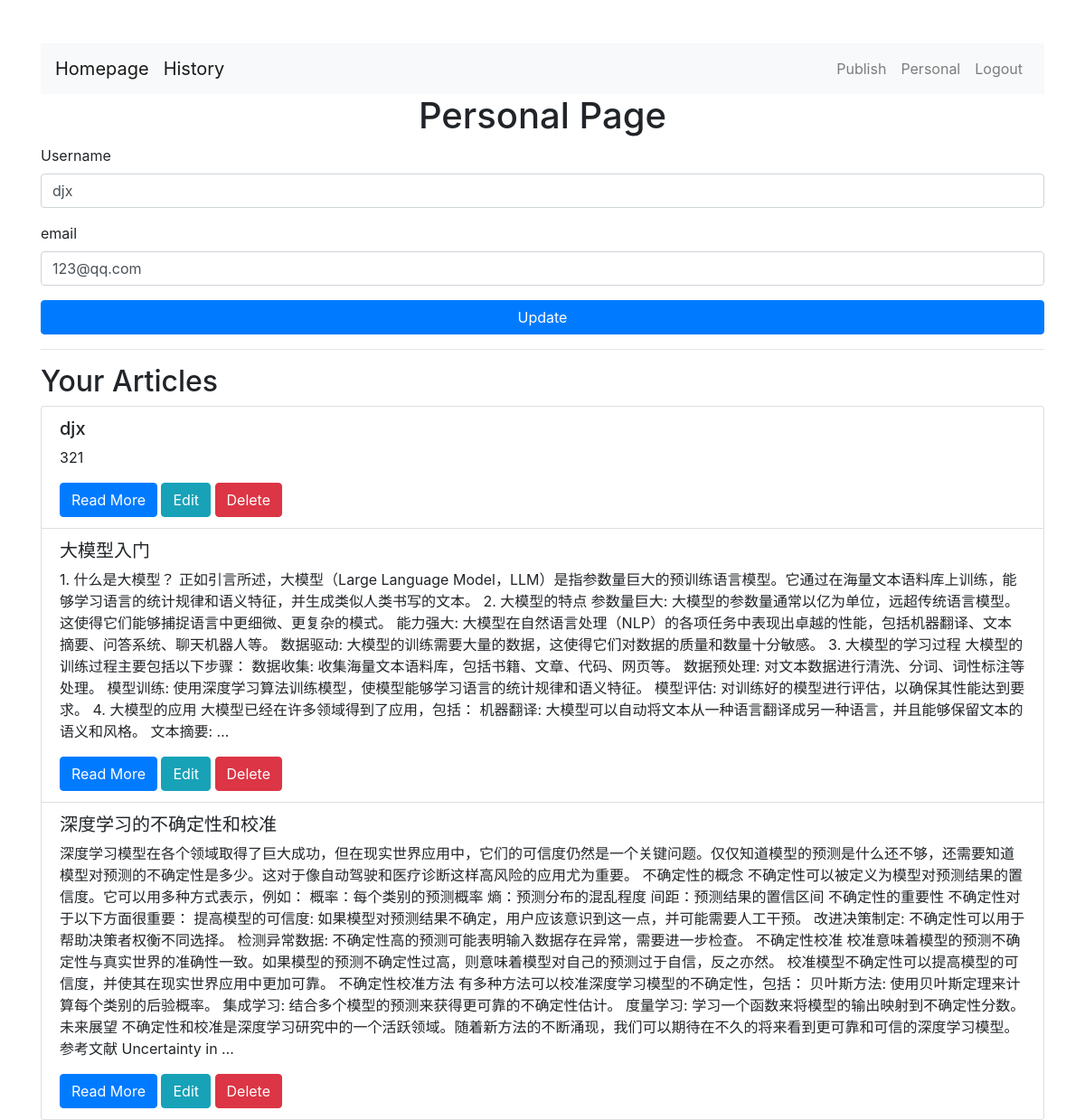
Page /personal/ (signed in) on the earlier database version.
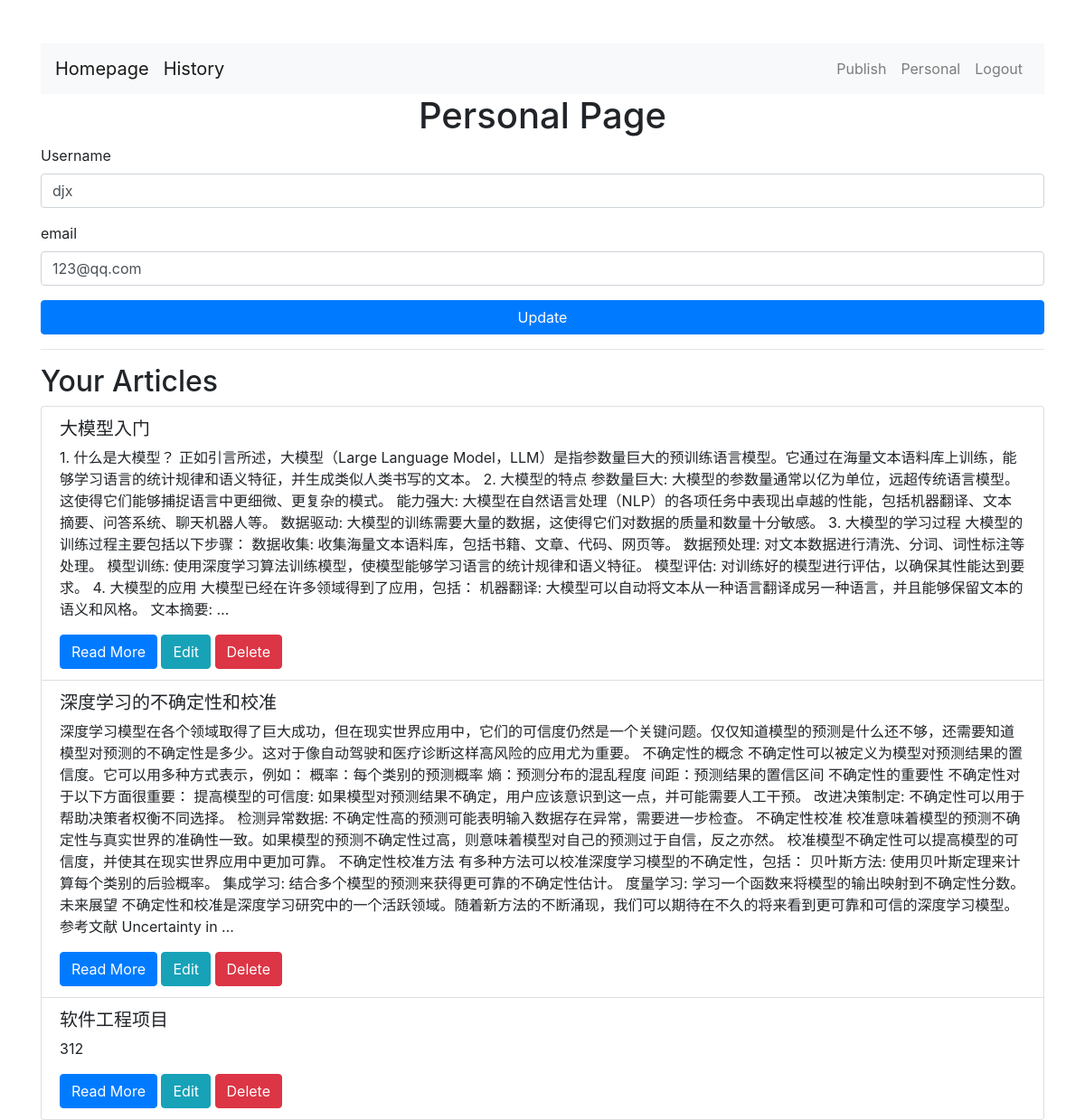
Same page on the later database version.
### app01/models.py (models this page shows, shortened)
class Article(models.Model):
    title = models.CharField(max_length=200)
    author = models.CharField(max_length=200)
    summary = models.TextField()
    keywords = models.CharField(max_length=200)
    publish_time = models.DateTimeField(auto_now_add=True)  # 自动设置为添加时的时间
    content = models.TextField()
    category =  models.ForeignKey(Category, on_delete=models.CASCADE)

### app01/views.py (the view)
# urls.py: path('personal/', views.personal, name='personal'),
@login_required
def personal(request):
    user_articles = Article.objects.filter(author=request.user)
    if request.method == 'POST':
        user_form = UserUpdateForm(request.POST, instance=request.user)
        if user_form.is_valid():
            user_form.save()
            for article in user_articles:
                article.author = request.user.username
                article.save()
            messages.success(request, f'Your account has been updated!')
            return redirect('personal')
    else:
        user_form = UserUpdateForm(instance=request.user)
    context = {
        'user_form': user_form,
        'user_articles': user_articles,
    }
    return render(request, 'personal.html', context)

### app01/forms.py
class UserUpdateForm(forms.ModelForm):
    email = forms.EmailField()
    class Meta:
        model = User
        fields = ['username', 'email']

### app01/templates/personal.html (shortened to what this page needs)
<!DOCTYPE html>
<html lang="en">
<head>
    <link href="https://maxcdn.bootstrapcdn.com/bootstrap/4.5.2/css/bootstrap.min.css" rel="stylesheet">
    <link href="https://maxcdn.bootstrapcdn.com/bootstrap/4.5.2/css/bootstrap.min.css" rel="stylesheet">
</head>
<body>
    <div class="container mt-5">
        <div class="top-buttons">
            <nav class="navbar navbar-expand-lg navbar-light bg-light">
                <a class="navbar-brand" href="{% url 'home' %}">Homepage</a>
                <a href="#" class="navbar-brand">History</a>
                <div class="collapse navbar-collapse" id="navbarNav">
                    <ul class="navbar-nav ml-auto">
                        {% if user.is_authenticated %}
                            <li class="nav-item">
                                <a class="nav-link" href="{% url 'publish' %}">Publish</a>
                            </li>
                            <li class="nav-item">
                                <a class="nav-link" href="{% url 'personal' %}">Personal</a>
                            </li>
                            <li class="nav-item">
                                <a class="nav-link" href="{% url 'logout' %}">Logout</a>
                            </li>
                        {% endif %}
                    </ul>
                </div>
            </nav>
        </div>
        <h1 class="text-center">Personal Page</h1>
        <form method="post" onsubmit="return confirmUpdate();">
            <div class="form-group">
                <label for="username">Username</label>
                <input type="text" class="form-control" id="username" name="username" value="{{ user_form.username.value }}">
            </div>
            <div class="form-group">
                <label for="email">email</label>
                <input type="email" class="form-control" id="email" name="email" value="{{ user_form.email.value }}">
            </div>
            <button type="submit" class="btn btn-primary btn-block">Update</button>
        </form>
        <hr>
        <h2>Your Articles</h2>
        <ul class="list-group">
            {% for article in user_articles %}
                <li class="list-group-item">
                    <h5>{{ article.title }}</h5>
                    <p>{{ article.content|truncatewords:30 }}</p>
                    <button class="btn btn-primary read-btn" data-article-id="{{ article.id }}">Read More</button>
                    <a href="{% url 'edit_article' article.id %}" class="btn btn-info">Edit</a>
                    <form method="post" action="{% url 'delete_article' article.id %}" onsubmit="return confirmDelete();"style="display:inline;" >
                        <button type="submit" class="btn btn-danger" >Delete</button>
                    </form>
                </li>
            {% endfor %}
        </ul>
    </div>
</body>
</html>

Differences in the rows shown:
removed Article: title "djx", content "321"
added Article: title "软件工程项目", content "312"
